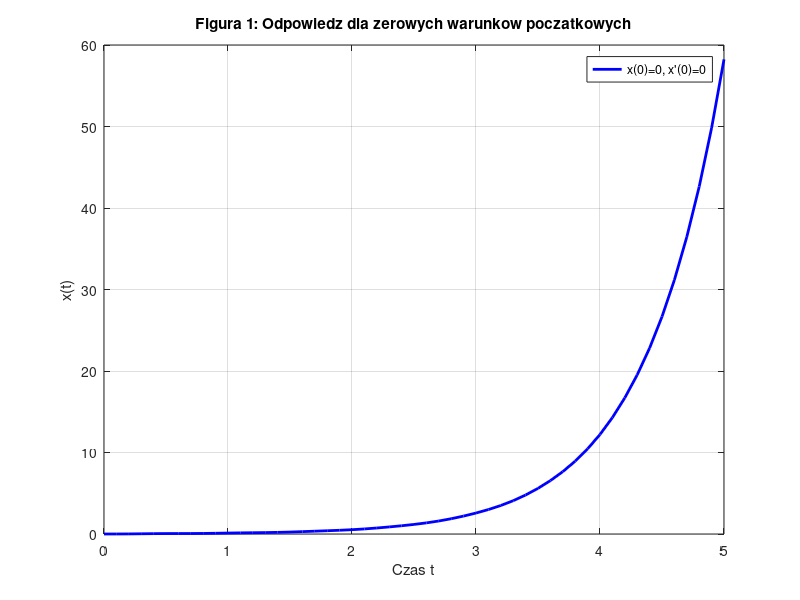
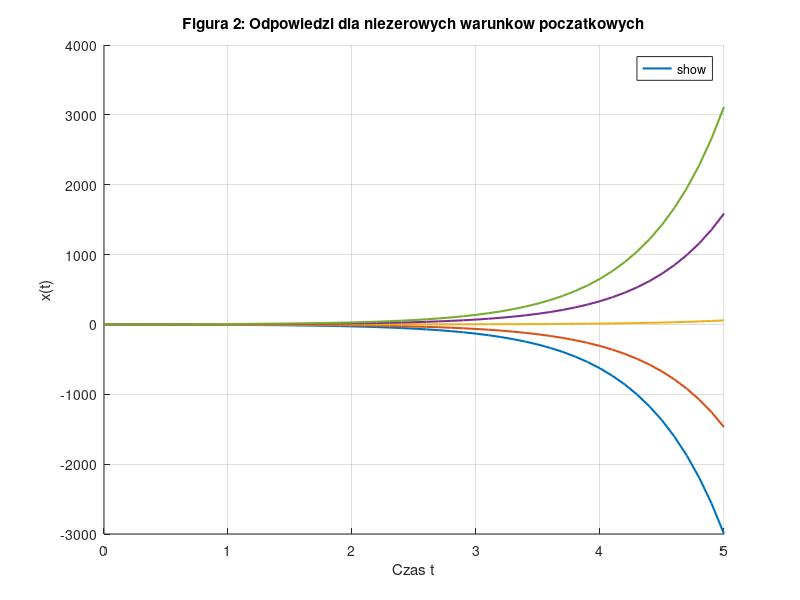

These charts were generated, in order, by the following MATLAB code:
% Zdefiniowanie przedzialu czasu: od 0 do 5 z krokiem 0.1
tspan = 0:0.1:5;

% Definicja ukladu rownan rozniczkowych
dydt = @(t, y) [y(2); -y(2) + 4*y(1) + sin(10*t)];

% Macierz stanow poczatkowych
Y0_macierz = [ -2, -1, 0,  1,  2 ; 
                0,  0, 0,  0,  0 ];

% Tylko warunki zerowe
figure(1);
y0_zero = [0; 0];
[t_z, y_z] = ode45(dydt, tspan, y0_zero);
x_z = y_z(:, 1);

plot(t_z, x_z, 'b', 'LineWidth', 2);
grid on;
title('Figura 1: Odpowiedz dla zerowych warunkow poczatkowych');
xlabel('Czas t');
ylabel('x(t)');
legend('x(0)=0, x''(0)=0');

% Dla roznych warunkow poczatkowych
figure(2);
hold on;
grid on;

for i = 1:size(Y0_macierz, 2)
    y0_temp = Y0_macierz(:, i);
    [t, y] = ode45(dydt, tspan, y0_temp);
    x = y(:, 1);
    
    etykieta = sprintf('x(0)=%d, x''(0)=%d', y0_temp(1), y0_temp(2));
    plot(t, x, 'LineWidth', 1.5, 'DisplayName', etykieta);
end

title('Figura 2: Odpowiedzi dla niezerowych warunkow poczatkowych');
xlabel('Czas t');
ylabel('x(t)');
legend('show', 'Location', 'best');
hold off;
